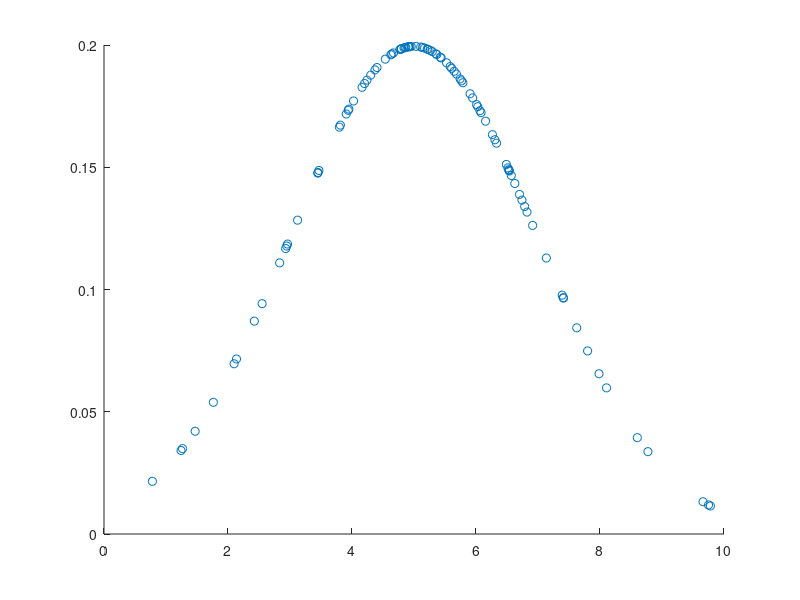

This chart was generated by the following MATLAB code:
% https://ww2.mathworks.cn/help/stats/multivariate-normal-distribution-1.html
% 

clear;
clc;


mu = 5;
% sigma = eye(2);
sigma = [4];
rng('default')  % For reproducibility
x = mvnrnd(mu,sigma,100);
% x = randn(1,2000)';
% x = 0:0.1:10;
y = mvnpdf(x,mu,sigma);
[x,ind] = sort(x);
y = y(ind);

plot(x',y')
scatter(x(:,1),y)
% scatter3(X(:,1),X(:,2),y)
% xlabel('X1')
% ylabel('X2')
% zlabel('Probability Density')
